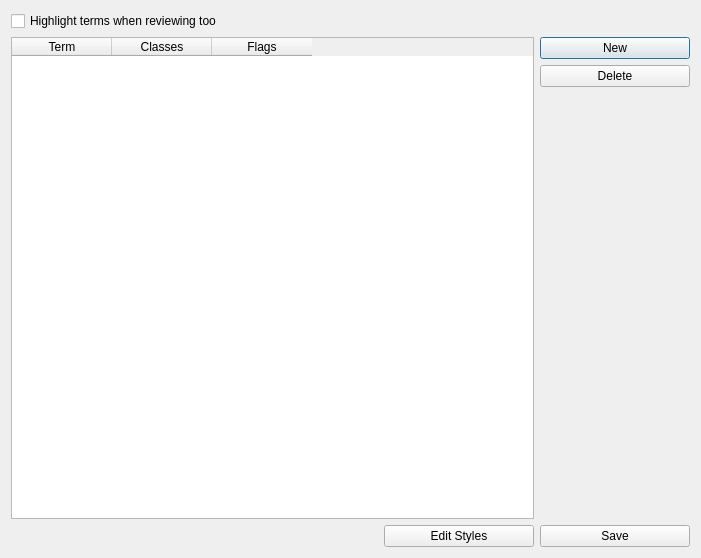
<?xml version="1.0" encoding="UTF-8"?>
<ui version="4.0">
 <class>Dialog</class>
 <widget class="QDialog" name="Dialog">
  <property name="geometry">
   <rect>
    <x>0</x>
    <y>0</y>
    <width>701</width>
    <height>558</height>
   </rect>
  </property>
  <property name="windowTitle">
   <string>Dialog</string>
  </property>
  <layout class="QGridLayout" name="gridLayout">
   <item row="1" column="3">
    <widget class="QPushButton" name="new_term">
     <property name="text">
      <string>New</string>
     </property>
    </widget>
   </item>
   <item row="5" column="2">
    <widget class="QPushButton" name="edit_styles">
     <property name="text">
      <string>Edit Styles</string>
     </property>
    </widget>
   </item>
   <item row="0" column="0">
    <widget class="QCheckBox" name="persist_heighlights">
     <property name="toolTip">
      <string/>
     </property>
     <property name="text">
      <string>Highlight terms when reviewing too</string>
     </property>
    </widget>
   </item>
   <item row="5" column="3">
    <widget class="QPushButton" name="save">
     <property name="text">
      <string>Save</string>
     </property>
    </widget>
   </item>
   <item row="2" column="3">
    <widget class="QPushButton" name="delete_term">
     <property name="text">
      <string>Delete</string>
     </property>
    </widget>
   </item>
   <item row="1" column="0" rowspan="4" colspan="3">
    <widget class="QTableWidget" name="terms">
     <column>
      <property name="text">
       <string>Term</string>
      </property>
     </column>
     <column>
      <property name="text">
       <string>Classes</string>
      </property>
     </column>
     <column>
      <property name="text">
       <string>Flags</string>
      </property>
     </column>
    </widget>
   </item>
  </layout>
 </widget>
 <tabstops>
  <tabstop>persist_heighlights</tabstop>
  <tabstop>new_term</tabstop>
  <tabstop>delete_term</tabstop>
  <tabstop>edit_styles</tabstop>
  <tabstop>save</tabstop>
  <tabstop>terms</tabstop>
 </tabstops>
 <resources/>
 <connections/>
</ui>
